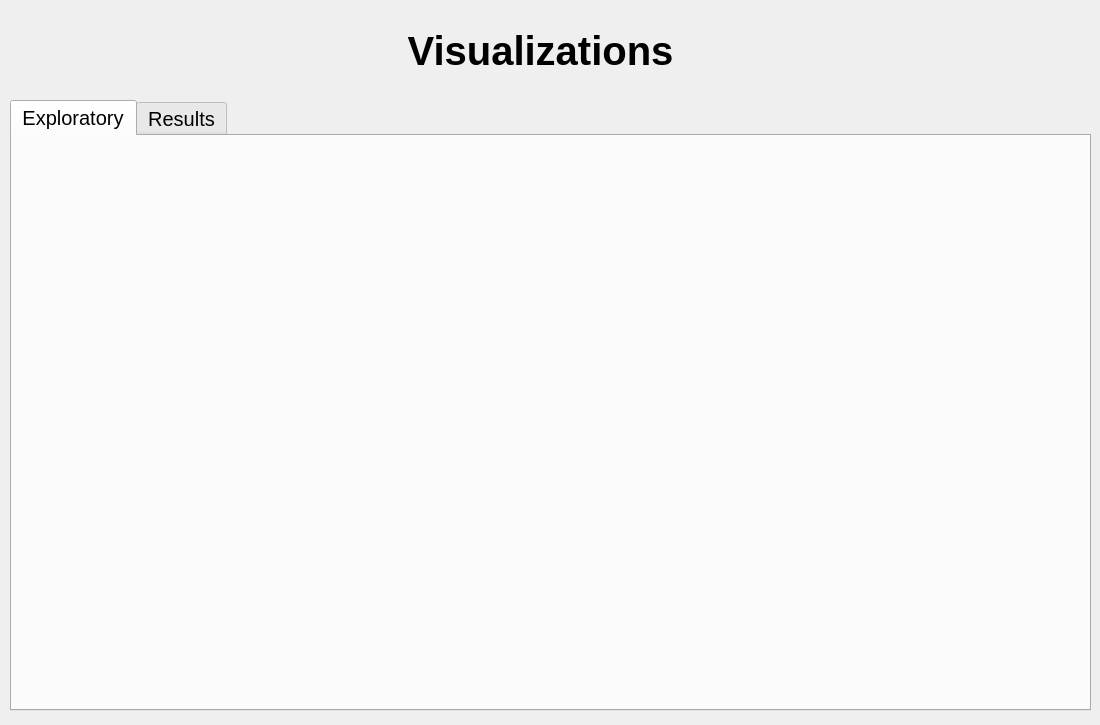
<?xml version="1.0" encoding="UTF-8"?>
<ui version="4.0">
 <class>MainWindow</class>
 <widget class="QMainWindow" name="MainWindow">
  <property name="geometry">
   <rect>
    <x>0</x>
    <y>0</y>
    <width>1100</width>
    <height>725</height>
   </rect>
  </property>
  <property name="minimumSize">
   <size>
    <width>1100</width>
    <height>725</height>
   </size>
  </property>
  <property name="maximumSize">
   <size>
    <width>1100</width>
    <height>725</height>
   </size>
  </property>
  <property name="windowTitle">
   <string>Text de-toxification</string>
  </property>
  <property name="windowIcon">
   <iconset>
    <normaloff>icon.jpg</normaloff>icon.jpg</iconset>
  </property>
  <widget class="QWidget" name="centralwidget">
   <widget class="QLabel" name="label">
    <property name="geometry">
     <rect>
      <x>380</x>
      <y>20</y>
      <width>321</width>
      <height>61</height>
     </rect>
    </property>
    <property name="font">
     <font>
      <pointsize>30</pointsize>
      <weight>75</weight>
      <bold>true</bold>
     </font>
    </property>
    <property name="text">
     <string>Visualizations</string>
    </property>
    <property name="alignment">
     <set>Qt::AlignCenter</set>
    </property>
   </widget>
   <widget class="QTabWidget" name="tabWidget">
    <property name="geometry">
     <rect>
      <x>10</x>
      <y>100</y>
      <width>1081</width>
      <height>611</height>
     </rect>
    </property>
    <property name="font">
     <font>
      <pointsize>15</pointsize>
     </font>
    </property>
    <property name="currentIndex">
     <number>0</number>
    </property>
    <widget class="QWidget" name="exploratory_tab">
     <attribute name="title">
      <string>Exploratory</string>
     </attribute>
     <widget class="QLabel" name="label_4">
      <property name="geometry">
       <rect>
        <x>10</x>
        <y>10</y>
        <width>431</width>
        <height>271</height>
       </rect>
      </property>
      <property name="text">
       <string/>
      </property>
      <property name="pixmap">
       <pixmap>../../reports/figures/toxic_texts_word_cloud.png</pixmap>
      </property>
      <property name="scaledContents">
       <bool>true</bool>
      </property>
     </widget>
     <widget class="QLabel" name="label_5">
      <property name="geometry">
       <rect>
        <x>10</x>
        <y>290</y>
        <width>431</width>
        <height>271</height>
       </rect>
      </property>
      <property name="text">
       <string/>
      </property>
      <property name="pixmap">
       <pixmap>../../reports/figures/non-toxic_texts_word_cloud.png</pixmap>
      </property>
      <property name="scaledContents">
       <bool>true</bool>
      </property>
     </widget>
     <widget class="QLabel" name="label_6">
      <property name="geometry">
       <rect>
        <x>450</x>
        <y>10</y>
        <width>300</width>
        <height>271</height>
       </rect>
      </property>
      <property name="text">
       <string/>
      </property>
      <property name="pixmap">
       <pixmap>../../reports/figures/distribution_reference_toxicity_scores.png</pixmap>
      </property>
      <property name="scaledContents">
       <bool>true</bool>
      </property>
     </widget>
     <widget class="QLabel" name="label_7">
      <property name="geometry">
       <rect>
        <x>450</x>
        <y>290</y>
        <width>300</width>
        <height>271</height>
       </rect>
      </property>
      <property name="text">
       <string/>
      </property>
      <property name="pixmap">
       <pixmap>../../reports/figures/distribution_translated_toxicity_scores.png</pixmap>
      </property>
      <property name="scaledContents">
       <bool>true</bool>
      </property>
     </widget>
     <widget class="QLabel" name="label_8">
      <property name="geometry">
       <rect>
        <x>760</x>
        <y>10</y>
        <width>300</width>
        <height>271</height>
       </rect>
      </property>
      <property name="text">
       <string/>
      </property>
      <property name="pixmap">
       <pixmap>../../reports/figures/distribution_length_differences.png</pixmap>
      </property>
      <property name="scaledContents">
       <bool>true</bool>
      </property>
     </widget>
     <widget class="QLabel" name="label_9">
      <property name="geometry">
       <rect>
        <x>760</x>
        <y>290</y>
        <width>300</width>
        <height>271</height>
       </rect>
      </property>
      <property name="text">
       <string/>
      </property>
      <property name="pixmap">
       <pixmap>../../reports/figures/distribution_similarity_scores.png</pixmap>
      </property>
      <property name="scaledContents">
       <bool>true</bool>
      </property>
     </widget>
    </widget>
    <widget class="QWidget" name="results_tab">
     <attribute name="title">
      <string>Results</string>
     </attribute>
     <widget class="QLabel" name="label_2">
      <property name="geometry">
       <rect>
        <x>20</x>
        <y>100</y>
        <width>151</width>
        <height>61</height>
       </rect>
      </property>
      <property name="text">
       <string>Toxic sentence:</string>
      </property>
     </widget>
     <widget class="QLineEdit" name="lineEdit_toxic">
      <property name="geometry">
       <rect>
        <x>220</x>
        <y>110</y>
        <width>841</width>
        <height>41</height>
       </rect>
      </property>
      <property name="placeholderText">
       <string>I like that shit.</string>
      </property>
     </widget>
     <widget class="QLineEdit" name="lineEdit_non_toxic">
      <property name="geometry">
       <rect>
        <x>220</x>
        <y>200</y>
        <width>841</width>
        <height>41</height>
       </rect>
      </property>
      <property name="text">
       <string/>
      </property>
      <property name="readOnly">
       <bool>true</bool>
      </property>
      <property name="placeholderText">
       <string>I like it.</string>
      </property>
     </widget>
     <widget class="QLabel" name="label_3">
      <property name="geometry">
       <rect>
        <x>20</x>
        <y>190</y>
        <width>181</width>
        <height>61</height>
       </rect>
      </property>
      <property name="text">
       <string>Non-toxic sentence:</string>
      </property>
     </widget>
     <widget class="QPushButton" name="detoxification_button">
      <property name="geometry">
       <rect>
        <x>20</x>
        <y>310</y>
        <width>1041</width>
        <height>71</height>
       </rect>
      </property>
      <property name="font">
       <font>
        <pointsize>30</pointsize>
       </font>
      </property>
      <property name="text">
       <string>Detoxification</string>
      </property>
     </widget>
     <widget class="QLabel" name="label_toxity_result">
      <property name="geometry">
       <rect>
        <x>20</x>
        <y>430</y>
        <width>1031</width>
        <height>101</height>
       </rect>
      </property>
      <property name="text">
       <string/>
      </property>
     </widget>
    </widget>
   </widget>
  </widget>
 </widget>
 <resources/>
 <connections/>
</ui>
